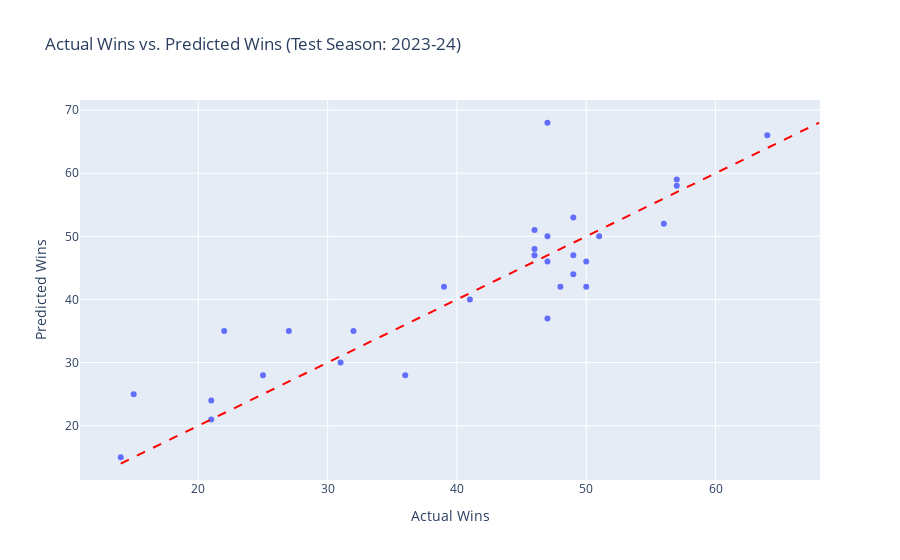

Notebook source saved alongside this figure:
### Markdown cell above
# Ridge Regression
Now I will fit a Ridge Regression model to compare to the OLS model. This will standardize the features and correct for large amounts of colinearity.

### Measurements:
R^2:                       0.767
Mean Absolute Error:       4.581
Root Mean Squared Error:   6.3668
Median Absolute Error:     3.288
Explained Variance:        0.775

### Analysis:
R^2: of 0.767 (76.7% of the variance in NBA team wins explained by our model) is slightly higher than the OLS Linear Regression Model. This suggests that the regularization and alphas made a small positive impact on the accuracy of the model.

MAE: Mean absolute error of 4.6 wins per team.

RMSE: 6.37, slightly higher due to a couple of outliers that were way off. i.e. 76ers predicted wins.

MedAE: 3.29, 50% of predictions are within 3.29 wins (a slightly wider margin than the OLS model).

ExpVar: 0.77, checking if it was close to R^2 as it should be.

### Code cell
alphas = np.logspace(-4, 2, 50)


# Generate our Ridge Regression model, find the best alpha
ridge_pipe = make_pipeline(StandardScaler(), RidgeCV(alphas=alphas, cv=5))
ridge = evaluate_model("Ridge Regression", ridge_pipe, X_train, y_train, X_test, y_test, test_df)
display(ridge)

### Figure 1 — Plotly figure (JSON) as saved in the notebook; plotly's stock layout.template omitted (floating-point values rounded to 4 significant figures)
{"data": [{"customdata": [["Atlanta Hawks"], ["Boston Celtics"], ["Cleveland Cavaliers"], ["New Orleans Pelicans"], ["Chicago Bulls"], ["Dallas Mavericks"], ["Denver Nuggets"], ["Golden State Warriors"], ["Houston Rockets"], ["Los Angeles Clippers"], ["Los Angeles Lakers"], ["Miami Heat"], ["Milwaukee Bucks"], ["Minnesota Timberwolves"], ["Brooklyn Nets"], ["New York Knicks"], ["Orlando Magic"], ["Indiana Pacers"], ["Philadelphia 76ers"], ["Phoenix Suns"], ["Portland Trail Blazers"], ["Sacramento Kings"], ["San Antonio Spurs"], ["Oklahoma City Thunder"], ["Toronto Raptors"], ["Utah Jazz"], ["Memphis Grizzlies"], ["Washington Wizards"], ["Detroit Pistons"], ["Charlotte Hornets"]], "hovertemplate": "Actual Wins=%{x}<br>Predicted Wins=%{y}<br>TEAM_NAME=%{customdata[0]}<extra></extra>", "legendgroup": "", "marker": {"color": "#636efa", "symbol": "circle"}, "mode": "markers", "name": "", "orientation": "v", "showlegend": false, "type": "scatter", "x": [36, 64, 48, 49, 39, 50, 57, 46, 41, 51, 47, 46, 49, 56, 32, 50, 47, 47, 47, 49, 21, 46, 22, 57, 25, 31, 27, 15, 14, 21], "xaxis": "x", "y": [28, 66, 42, 47, 42, 46, 59, 51, 40, 50, 50, 48, 53, 52, 35, 42, 37, 46, 68, 44, 24, 47, 35, 58, 28, 30, 35, 25, 15, 21], "yaxis": "y"}], "layout": {"legend": {"tracegroupgap": 0}, "shapes": [{"line": {"color": "red", "dash": "dash"}, "type": "line", "x0": 14, "x1": 68, "y0": 14, "y1": 68}], "title": {"text": "Actual Wins vs. Predicted Wins (Test Season: 2023-24)"}, "xaxis": {"anchor": "y", "domain": [0, 1], "title": {"text": "Actual Wins"}}, "yaxis": {"anchor": "x", "domain": [0, 1], "title": {"text": "Predicted Wins"}}}}
